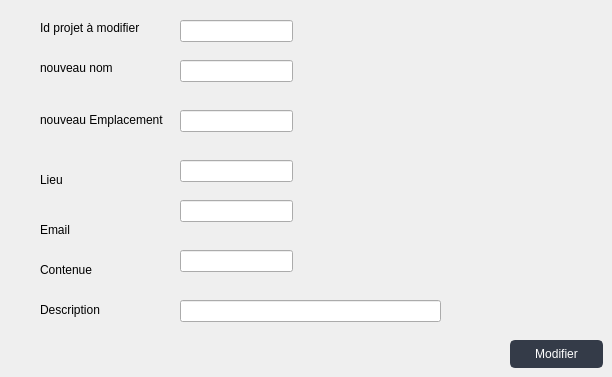
                    <widget class="QWidget" name="tab_16">
                     <attribute name="title">
                      <string>modifier</string>
                     </attribute>
                     <widget class="QLineEdit" name="nv_nom_p">
                      <property name="geometry">
                       <rect>
                        <x>180</x>
                        <y>60</y>
                        <width>113</width>
                        <height>22</height>
                       </rect>
                      </property>
                      <property name="text">
                       <string/>
                      </property>
                     </widget>
                     <widget class="QLineEdit" name="nv_emplacement_p">
                      <property name="geometry">
                       <rect>
                        <x>180</x>
                        <y>110</y>
                        <width>113</width>
                        <height>22</height>
                       </rect>
                      </property>
                      <property name="text">
                       <string/>
                      </property>
                     </widget>
                     <widget class="QLabel" name="label_45">
                      <property name="geometry">
                       <rect>
                        <x>40</x>
                        <y>110</y>
                        <width>151</width>
                        <height>20</height>
                       </rect>
                      </property>
                      <property name="text">
                       <string>nouveau Emplacement</string>
                      </property>
                     </widget>
                     <widget class="QLabel" name="label_46">
                      <property name="geometry">
                       <rect>
                        <x>40</x>
                        <y>300</y>
                        <width>101</width>
                        <height>20</height>
                       </rect>
                      </property>
                      <property name="text">
                       <string>Description</string>
                      </property>
                     </widget>
                     <widget class="QLabel" name="label_47">
                      <property name="geometry">
                       <rect>
                        <x>40</x>
                        <y>20</y>
                        <width>131</width>
                        <height>16</height>
                       </rect>
                      </property>
                      <property name="text">
                       <string>Id projet à modifier</string>
                      </property>
                     </widget>
                     <widget class="QLabel" name="label_48">
                      <property name="geometry">
                       <rect>
                        <x>40</x>
                        <y>60</y>
                        <width>101</width>
                        <height>16</height>
                       </rect>
                      </property>
                      <property name="text">
                       <string>nouveau nom</string>
                      </property>
                     </widget>
                     <widget class="QLineEdit" name="id_p_modif">
                      <property name="geometry">
                       <rect>
                        <x>180</x>
                        <y>20</y>
                        <width>113</width>
                        <height>22</height>
                       </rect>
                      </property>
                      <property name="text">
                       <string/>
                      </property>
                     </widget>
                     <widget class="QLineEdit" name="nv_email_p">
                      <property name="geometry">
                       <rect>
                        <x>180</x>
                        <y>200</y>
                        <width>113</width>
                        <height>22</height>
                       </rect>
                      </property>
                      <property name="text">
                       <string/>
                      </property>
                     </widget>
                     <widget class="QLabel" name="label_49">
                      <property name="geometry">
                       <rect>
                        <x>40</x>
                        <y>260</y>
                        <width>101</width>
                        <height>20</height>
                       </rect>
                      </property>
                      <property name="text">
                       <string>Contenue </string>
                      </property>
                     </widget>
                     <widget class="QLineEdit" name="nv_desc_p">
                      <property name="geometry">
                       <rect>
                        <x>180</x>
                        <y>300</y>
                        <width>261</width>
                        <height>22</height>
                       </rect>
                      </property>
                      <property name="text">
                       <string/>
                      </property>
                     </widget>
                     <widget class="QLineEdit" name="nv_contenue_p">
                      <property name="geometry">
                       <rect>
                        <x>180</x>
                        <y>250</y>
                        <width>113</width>
                        <height>22</height>
                       </rect>
                      </property>
                      <property name="text">
                       <string/>
                      </property>
                     </widget>
                     <widget class="QLabel" name="label_50">
                      <property name="geometry">
                       <rect>
                        <x>40</x>
                        <y>170</y>
                        <width>101</width>
                        <height>20</height>
                       </rect>
                      </property>
                      <property name="text">
                       <string>Lieu</string>
                      </property>
                     </widget>
                     <widget class="QLabel" name="label_51">
                      <property name="geometry">
                       <rect>
                        <x>40</x>
                        <y>220</y>
                        <width>101</width>
                        <height>20</height>
                       </rect>
                      </property>
                      <property name="text">
                       <string>Email</string>
                      </property>
                     </widget>
                     <widget class="QLineEdit" name="nv_lieu_p">
                      <property name="geometry">
                       <rect>
                        <x>180</x>
                        <y>160</y>
                        <width>113</width>
                        <height>22</height>
                       </rect>
                      </property>
                      <property name="text">
                       <string/>
                      </property>
                     </widget>
                     <widget class="QPushButton" name="btn_modifier_p">
                      <property name="geometry">
                       <rect>
                        <x>510</x>
                        <y>340</y>
                        <width>93</width>
                        <height>28</height>
                       </rect>
                      </property>
                      <property name="styleSheet">
                       <string notr="true">QPushButton {
	color: rgb(255, 255, 255);
	border: 2px solid rgb(52, 59, 72);
	font: 9pt &quot;Segoe UI&quot;;
	border-radius: 5px;	
	background-color: rgb(52, 59, 72);
}
QPushButton:hover {
	background-color: rgb(57, 65, 80);
	border: 2px solid rgb(61, 70, 86);
	

	background-position: right center;
    background-repeat: no-repeat;
}
QPushButton:pressed {	
	background-color: rgb(35, 40, 49);
	border: 2px solid rgb(43, 50, 61);
}</string>
                      </property>
                      <property name="text">
                       <string>Modifier</string>
                      </property>
                     </widget>
                    </widget>
